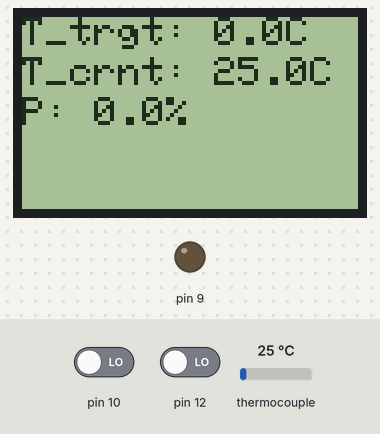
Recording of a sketch running on a simulated Arduino Uno, built with avr-gcc and run on an emulated ATmega328P. Parts: 84×48 one-colour display, output pins drawn as LEDs (lit = HIGH). Inputs (shaded band) come from the test bench; at power-on: thermocouple 25 °C, pin 12 LOW, pin 10 LOW.

Above: at 1.2 s.
1.3 s: thermocouple set to 6 °C
At 3.3 s:
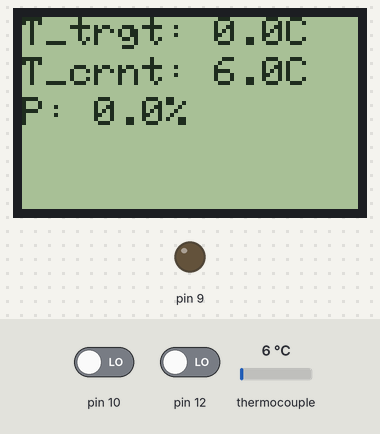
3.6 s: pin 12 driven HIGH
At 5.55 s:
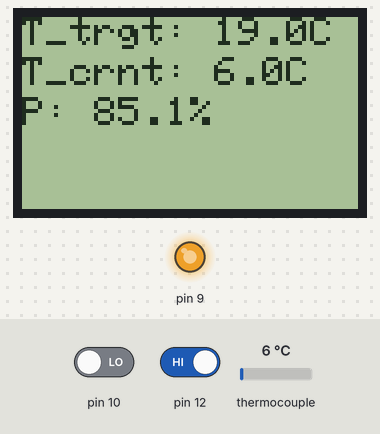
6.4 s: pin 10 driven HIGH
7.9 s: pin 12 driven LOW
At 10.95 s:
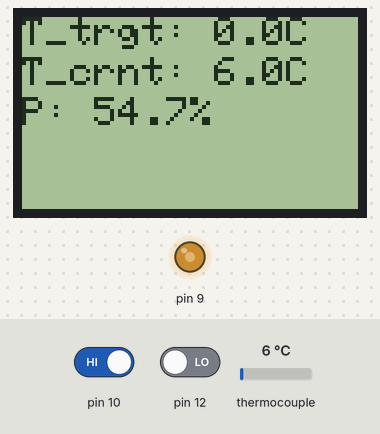
11.0 s: thermocouple set to 75 °C
At 11.7 s:
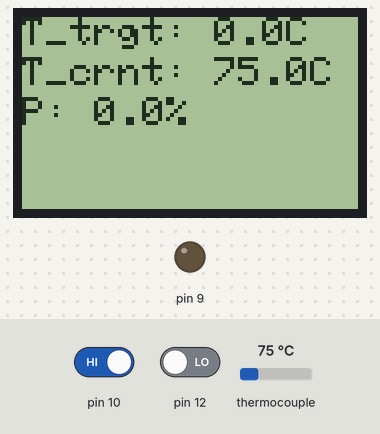
12.7 s: thermocouple set to 2 °C
At 13.6 s:
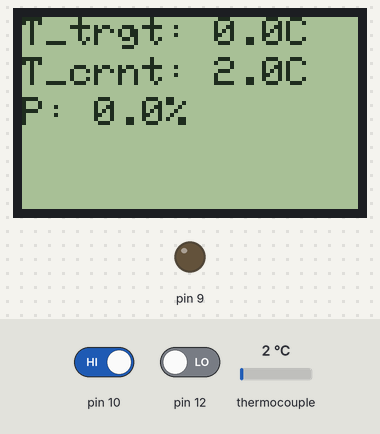
Timing chart, 0 to 15.2 s (numbered marks = the images above; inputs shaded):
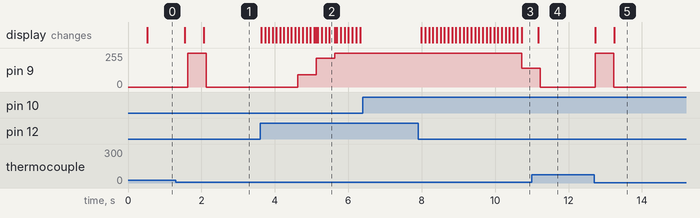

Measured:
- after the input at 1.3 s, pin 9: 0/255 → 255/255 after 0.33 s, → 0/255 0.50 s later; the display: first changes after 0.25 s (image 1 shows a later state)
- after the input at 3.6 s, pin 9: 0/255 → 92/255 after 1.0 s, → 217/255 0.50 s later, → 255/255 0.50 s later; the display: first changes at once (image 2 shows a later state)
- after the input at 6.4 s, every drawn part: stays the same
- after the input at 7.9 s, pin 9: 255/255 → 139/255 after 2.8 s; the display: first changes after 0.09 s (image 3 shows a later state)
- after the input at 12.7 s, pin 9: 0/255 → 255/255 at once, → 0/255 0.50 s later; the display: first changes at once (image 5 shows a later state)

The sketch:

power_regulator.ino
```cpp
#include <max6675.h>
#include <Adafruit_GFX.h>
#include <Adafruit_PCD8544.h>
#include "TimerOne.h"
#include <PID_v1.h>

const double minGoalTemperature = 0.;
const double maxGoalTemperature = 200.;

const unsigned buttonTimeoutMs = 100;
const unsigned adcTimeoutMs = 500;

double current_temperature = 0., goal_temperature = 0.;
double power = 0; // [0..100]
unsigned long buttonPressedTimestamp = 0;
unsigned long adcTimestamp = 0;

// pin 3 - Serial clock out (SCLK)
// pin 4 - Serial data out (DIN)
// pin 5 - Data/Command select (D/C)
// pin 6 - LCD chip select (CS)
// pin 7 - LCD reset (RST)
Adafruit_PCD8544 display = Adafruit_PCD8544(3, 4, 5, 6, 7);

int thermoDO = A0;
int thermoCS = A1;
int thermoCLK = A2;
MAX6675 thermocouple(thermoCLK, thermoCS, thermoDO);

double k_p = 8.17;
double k_i = 8.88;
double k_d = 1.14;

PID myPID(&current_temperature, &power, &goal_temperature, k_p, k_i, k_d, DIRECT);

void setup()   {
    Serial.begin(9600);

    display.begin();
    display.setContrast(30);

    pinMode(10, INPUT);
    pinMode(11, INPUT);
    pinMode(12, INPUT);

    Timer1.initialize(100000); //us
    Timer1.pwm(9, 0);
    Timer1.attachInterrupt(timer1Callback);

    myPID.SetOutputLimits(0., 100.);
    myPID.SetMode(AUTOMATIC);
}

void lcdPrintString(String s) {
    for (unsigned i = 0; i < s.length(); ++i) {
        display.write(s[i]);
    }
}

void timer1Callback() {
    Timer1.pwm(9, int(power / 100. * 1023.));
}

void loop()
{
    if (millis() - buttonPressedTimestamp > buttonTimeoutMs) {
        if (digitalRead(10) == HIGH && goal_temperature > minGoalTemperature) {
            goal_temperature -= 1;
            buttonPressedTimestamp = millis();
        }
        if (digitalRead(12) == HIGH && goal_temperature < maxGoalTemperature) {
            goal_temperature += 1;
            buttonPressedTimestamp = millis();
        }
    }

    if (millis() - adcTimestamp > adcTimeoutMs) {
        current_temperature = thermocouple.readCelsius();
        myPID.Compute();
        adcTimestamp = millis();
    }

    display.clearDisplay();
    display.setCursor(0, 0);
    display.setTextColor(BLACK);
    display.setTextSize(1);
    int line = 0;
    display.setCursor(0, line++ * 10);
    lcdPrintString("T_trgt: " + String(goal_temperature, 1) + "C");
    display.setCursor(0, line++ * 10);
    lcdPrintString("T_crnt: " + String(current_temperature, 1) + "C");
    display.setCursor(0, line++ * 10);
    lcdPrintString("P: " + String(power, 1) + "%");
    display.display();
}
```
